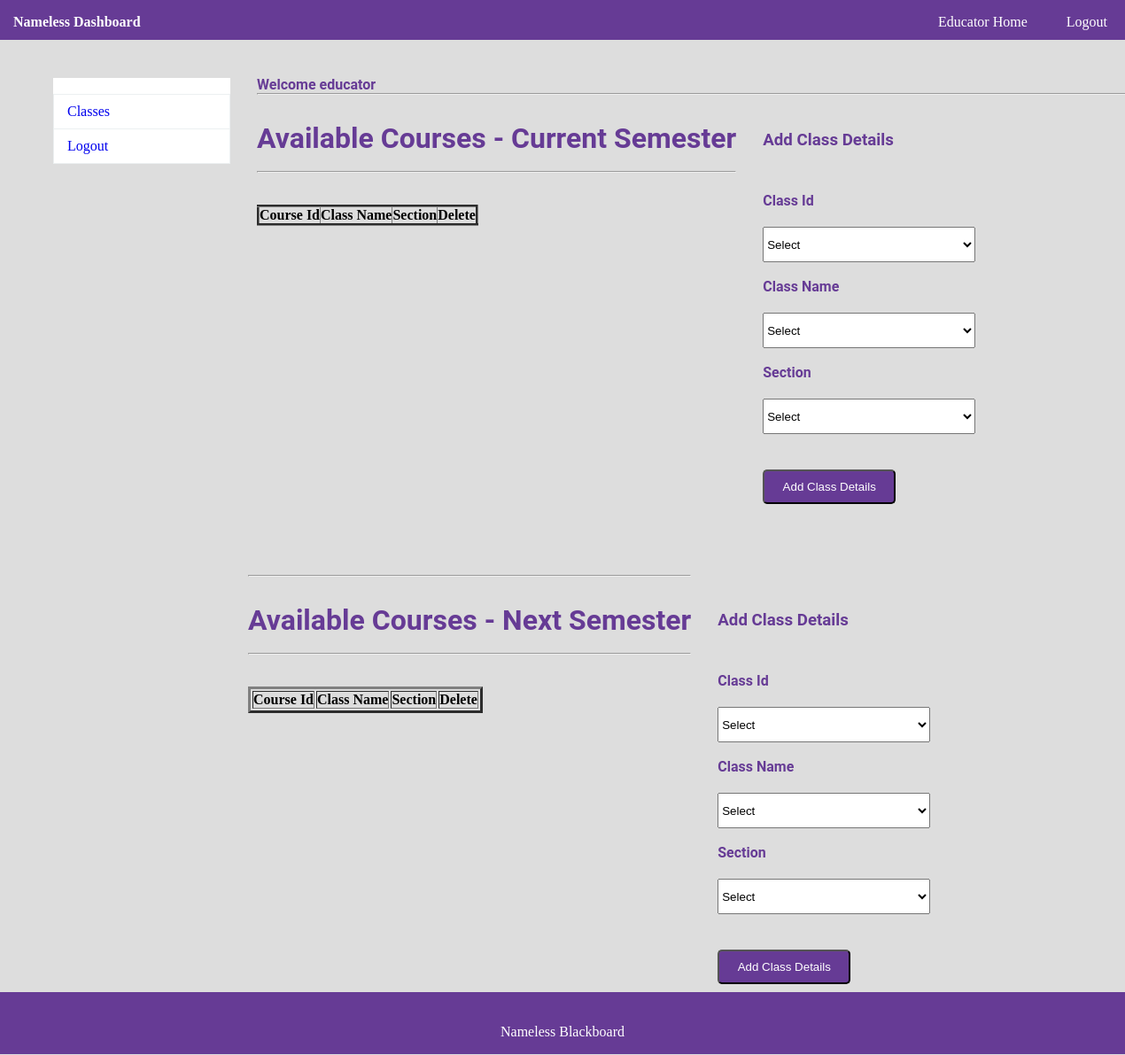
Page /educator_home.php (signed in) on the earlier database version.
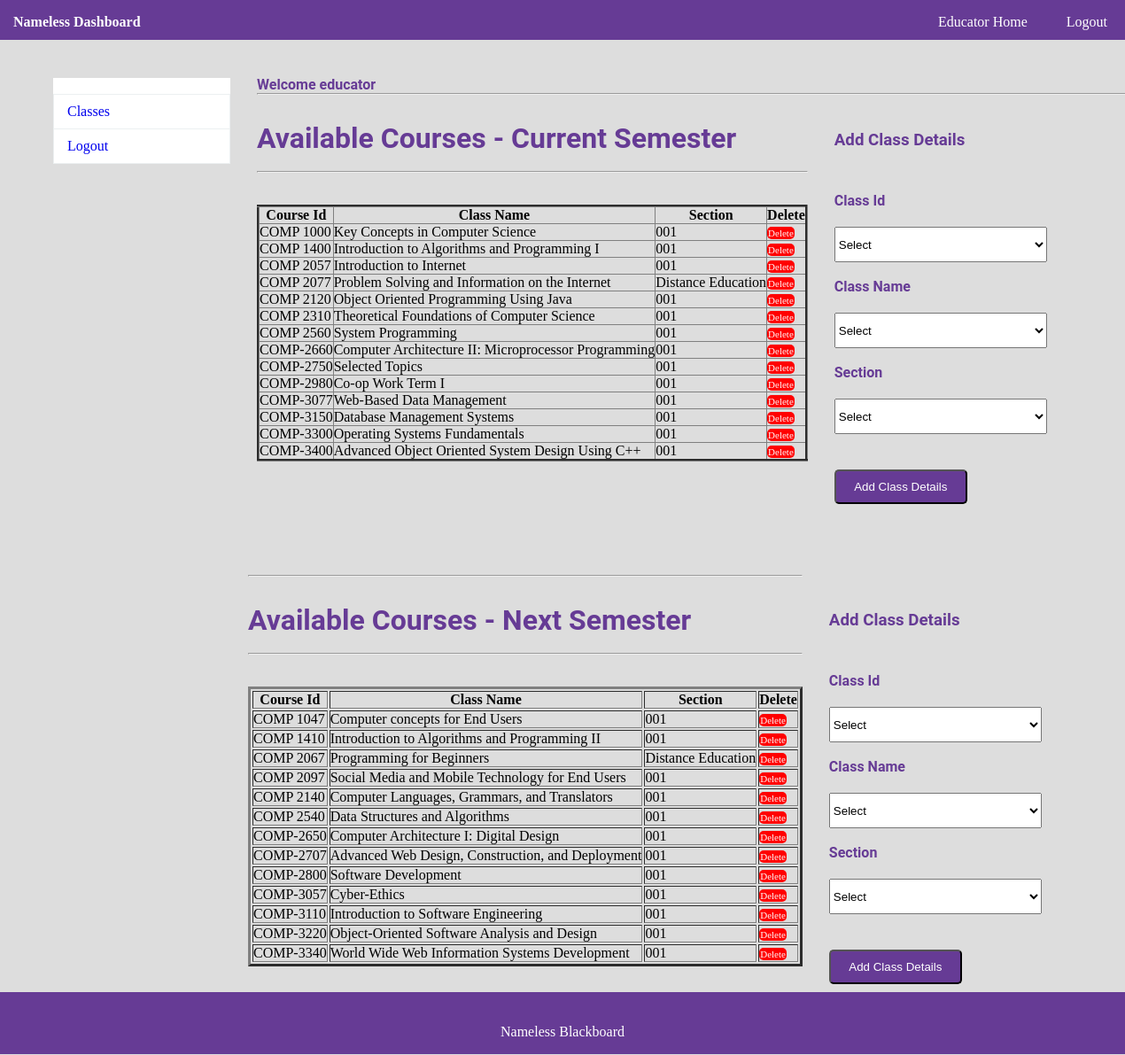
Same page on the later database version.
### tables this page shows
CREATE TABLE IF NOT EXISTS `class` (
  `CID` int(11) NOT NULL AUTO_INCREMENT,
  `CSID` varchar(10) NOT NULL,
  `CNAME` varchar(150) NOT NULL,
  `CSEC` varchar(150) NOT NULL,
  PRIMARY KEY (`CID`)
);

CREATE TABLE IF NOT EXISTS `class_next` (
  `CIDN` int(11) NOT NULL AUTO_INCREMENT,
  `CSIDN` varchar(10) NOT NULL,
  `CNAMEN` varchar(150) NOT NULL,
  `CSECN` varchar(150) NOT NULL,
  PRIMARY KEY (`CIDN`)
);

### educator_home.php (the view, shortened to what this page needs)
<?php
	include"database.php";
?>
<!DOCTYPE html>
<html>
	<head>
		<link rel="stylesheet" type="text/css" href="css/style.css">
	</head>
	<body>
		<?php include"navbar.php";?><br>
			<div id="section">
				<?php include"sidebar.php";?><br>
				<div class="content">
					<h4 class="text">Welcome <?php echo $_SESSION["ANAME"]; ?></h4>
					<hr>
				</div>
			<div class="tbox">
					<h1 style="margin-top:30px;"> Available Courses - Current Semester</h1><br>
					<hr>
					<br><br>
					<table border="3px" >
						<tr>
							<th>Course Id</th>
							<th>Class Name</th>
							<th>Section</th>
							<th>Delete</th>
						</tr>
						<?php
							$s="select * from class";
							$res=$db->query($s);
							if($res->num_rows>0)
							{
								while($r=$res->fetch_assoc())
								{
									echo "
										<tr>
											<td>{$r["CSID"]}</td>
											<td>{$r["CNAME"]}</td>
											<td>{$r["CSEC"]}</td>
											<td><a href='delete.php?id={$r["CID"]}' class='btnr'>Delete</a></td>
										</tr>
										";
								}
							}
						?>
					</table>
				</div>
			<div class="content1">
						<h3 class="add_class2"> Add Class Details</h3><br>
				<form method="post" action="<?php echo $_SERVER["PHP_SELF"];?>">
					<label>Class Id</label><br>
				<select name="csid"  required class="input2">
						<option value="">Select</option>
					</select><br><br>
				<label>Class Name</label><br>
				<select name="cname"  required class="input2">
						<option value="">Select</option>
					</select><br><br>
					<label>Section </label><br>
					<select name="sec"  required class="input2">
						<option value="">Select</option>
					</select>
					<br>
					<button type="submit" class="btn" name="submit" onclick="return mes()">Add Class Details</button>
				</form>
				</div>
			</div>
			<div class="tboxn">
			<hr>
					<h1 style="margin-top:30px;"> Available Courses - Next Semester</h1><br>
					<hr>
					<br><br>
					<div class="tn">
					<table border="3px" >
						<tr>
							<th>Course Id</th>
							<th>Class Name</th>
							<th>Section</th>
							<th>Delete</th>
						</tr>
						<?php
							$s="select * from class_next";
							$res=$db->query($s);
							if($res->num_rows>0)
							{
								while($r=$res->fetch_assoc())
								{
									echo "
										<tr>
											<td>{$r["CSIDN"]}</td>
											<td>{$r["CNAMEN"]}</td>
											<td>{$r["CSECN"]}</td>
											<td><a href='delete_N.php?id={$r["CIDN"]}' class='btnr'>Delete</a></td>
										</tr>
										";
								}
							}
						?>
					</table>
					</div>
				</div>
			<div class="content1">
						<h3  class="add_class"> Add Class Details</h3><br>
				<form method="post" action="<?php echo $_SERVER["PHP_SELF"];?>">
					<label>Class Id</label><br>
				<select name="csidN"  required class="input2">
						<option value="">Select</option>
					</select><br><br>
				<label>Class Name</label><br>
				<select name="cnameN"  required class="input2">
						<option value="">Select</option>
					</select><br><br>
					<label>Section </label><br>
					<select name="secN"  required class="input2">
						<option value="">Select</option>
					</select>
					<br>
					<button type="submitN" class="btn" name="submitN" onclick="return mes()">Add Class Details</button>
				</form>
				</div>
		<?php include"footer.php";?>
	</body>
</html>

### navbar.php
<div class="navbar">
			<ul class="list">
				<b style="color:white;float:left;line-height:50px;margin-left:15px;font-family:Cooper Black;">
				Nameless Dashboard</b>
			<?php
				if(isset($_SESSION["AID"]))
				{
					echo'
						<li><a href="educator_home.php">Educator Home</a></li>
				        <li><a href="logout.php">Logout</a></li>
					';
				}
				elseif(isset($_SESSION["TID"]))
				{
					echo'
						<li><a href="student_home.php">Student Home</a></li>
				        <li><a href="logout.php">Logout</a></li>
					';
				}
				else{
					echo'
						<li><a href="index.php">educator Login</a></li>
						<li><a href="student_login.php">Student Login</a></li>
				    ';
				}
			?>
			</ul>
		</div>

### sidebar.php
<div class="sidebar"><br>
<ul class="s">
<?php
	if(isset($_SESSION["AID"]))
	{
		echo'
			<li class="li"><a href="educator_home.php"> Classes</a></li>
			<li class="li"><a href="logout.php">Logout</a></li>
		';
	}
	else{
		echo'
			<li class="li"><a href="student_home.php">Classes</a></li>
			<li class="li"><a href="logout.php">Logout</a></li>
		';
	}
?>
</ul>
</div>

### footer.php (shortened to what this page needs)
<div class="footer" style="margin-bottom:1px;">
			<footer><p>Nameless Blackboard</p></footer>
</div>

### css/style.css (style rules this page uses)
* { padding:0px; margin:0px; }
html { background:#dddddd; }
a { text-decoration:none; }
.navbar { position: fixed; left: 0; top: 0; margin-bottom: 130px; width: 100%; background-color: #663b95; color: white; text-align: center; height:45px; }
.list { list-style:none; text-align:right; }
.list li { display:inline; }
.list li a { text-decoration:none; color:white; line-height:50px; padding:20px; }
h1,h2,h3,h4,h5,h6,label { font-family:roboto; color:#663b95; }
.btn { border-radius:5px; padding:10px; width:50%; background:#663b95; color:white; margin-top:40px; margin-bottom:80px; }
.btnr { border-radius:5px; padding:1px; font-size: 11px; background:#ff0000; color:white; }
.input2 { width:80%; height:40px; margin-top:20px; }
label { font-weight:bold; }
footer { text-align:center; color:white; line-height:50px; margin-top:20px; margin-bottom:0px; }
.s { list-style:none; }
.li { position: relative; display: block; padding: 10px 15px; margin-bottom: -1px; background-color: #ffffff; border: 1px solid #ecf0f1; }
.text { text-align:center; margin-top:50px; }
.footer { position: fixed; left: 0; bottom: 0; width: 100%; background-color: #663b95; color: white; text-align: center; }
.content { margin-top:30px; height:auto; width:100%; text-align:center; }
#section { height:auto; width: 100%; margin-left:60px; font-family:cambria; }
.text { text-align:left; }
.content1 { margin-top:30px; margin-LEFT:30px; height:auto; width:300px; float:left; }
.content1 { margin-top:30px; }
.tbox { float:left; }
.tboxn { float:left; margin-left:280px; }
.tbox table { border-collapse:collapse; }
.sidebar { width:200px; height:auto; margin-top:70px; margin-right:30px; float:left; background:white; }
.add_class { margin-top:10px; margin-bottom:30px; }
.add_class2 { margin-top:10px; margin-bottom:30px; }
.tn { margin-bottom:100px; }

Differences in the rows shown:
added class: CSID "COMP 1000", CNAME "Key Concepts in Computer Science", CSEC "001"
added class: CSID "COMP 1400", CNAME "Introduction to Algorithms and Programming I", CSEC "001"
added class: CSID "COMP 2057", CNAME "Introduction to Internet", CSEC "001"
added class: CSID "COMP 2077", CNAME "Problem Solving and Information on the Internet", CSEC "Distance Education"
added class: CSID "COMP 2120", CNAME "Object Oriented Programming Using Java", CSEC "001"
added class: CSID "COMP 2310", CNAME "Theoretical Foundations of Computer Science", CSEC "001"
added class: CSID "COMP 2560", CNAME "System Programming", CSEC "001"
added class: CSID "COMP-2660", CNAME "Computer Architecture II: Microprocessor Programming", CSEC "001"
added class: CSID "COMP-2750", CNAME "Selected Topics", CSEC "001"
added class: CSID "COMP-2980", CNAME "Co-op Work Term I", CSEC "001"
added class: CSID "COMP-3077", CNAME "Web-Based Data Management", CSEC "001"
added class: CSID "COMP-3150", CNAME "Database Management Systems", CSEC "001"
added class: CSID "COMP-3300", CNAME "Operating Systems Fundamentals", CSEC "001"
added class: CSID "COMP-3400", CNAME "Advanced Object Oriented System Design Using C++", CSEC "001"
added class_next: CSIDN "COMP 1047", CNAMEN "Computer concepts for End Users", CSECN "001"
added class_next: CSIDN "COMP 1410", CNAMEN "Introduction to Algorithms and Programming II", CSECN "001"
added class_next: CSIDN "COMP 2067", CNAMEN "Programming for Beginners", CSECN "Distance Education"
added class_next: CSIDN "COMP 2097", CNAMEN "Social Media and Mobile Technology for End Users", CSECN "001"
added class_next: CSIDN "COMP 2140", CNAMEN "Computer Languages, Grammars, and Translators", CSECN "001"
added class_next: CSIDN "COMP 2540", CNAMEN "Data Structures and Algorithms", CSECN "001"
added class_next: CSIDN "COMP-2650", CNAMEN "Computer Architecture I: Digital Design", CSECN "001"
added class_next: CSIDN "COMP-2707", CNAMEN "Advanced Web Design, Construction, and Deployment", CSECN "001"
added class_next: CSIDN "COMP-2800", CNAMEN "Software Development", CSECN "001"
added class_next: CSIDN "COMP-3057", CNAMEN "Cyber-Ethics", CSECN "001"
added class_next: CSIDN "COMP-3110", CNAMEN "Introduction to Software Engineering", CSECN "001"
added class_next: CSIDN "COMP-3220", CNAMEN "Object-Oriented Software Analysis and Design", CSECN "001"
added class_next: CSIDN "COMP-3340", CNAMEN "World Wide Web Information Systems Development", CSECN "001"
